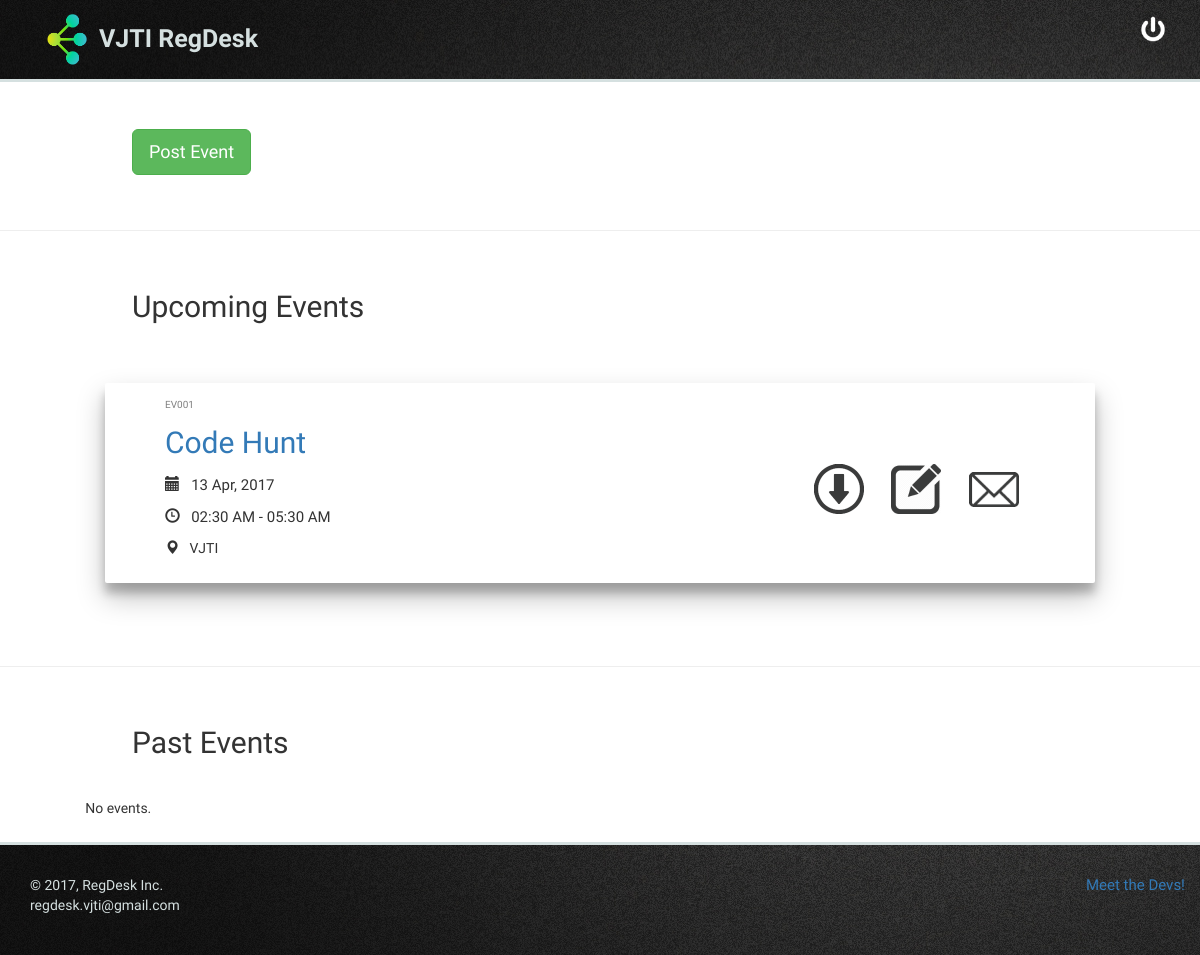
The page /public/manage.php (signed in) on the database as committed earlier.
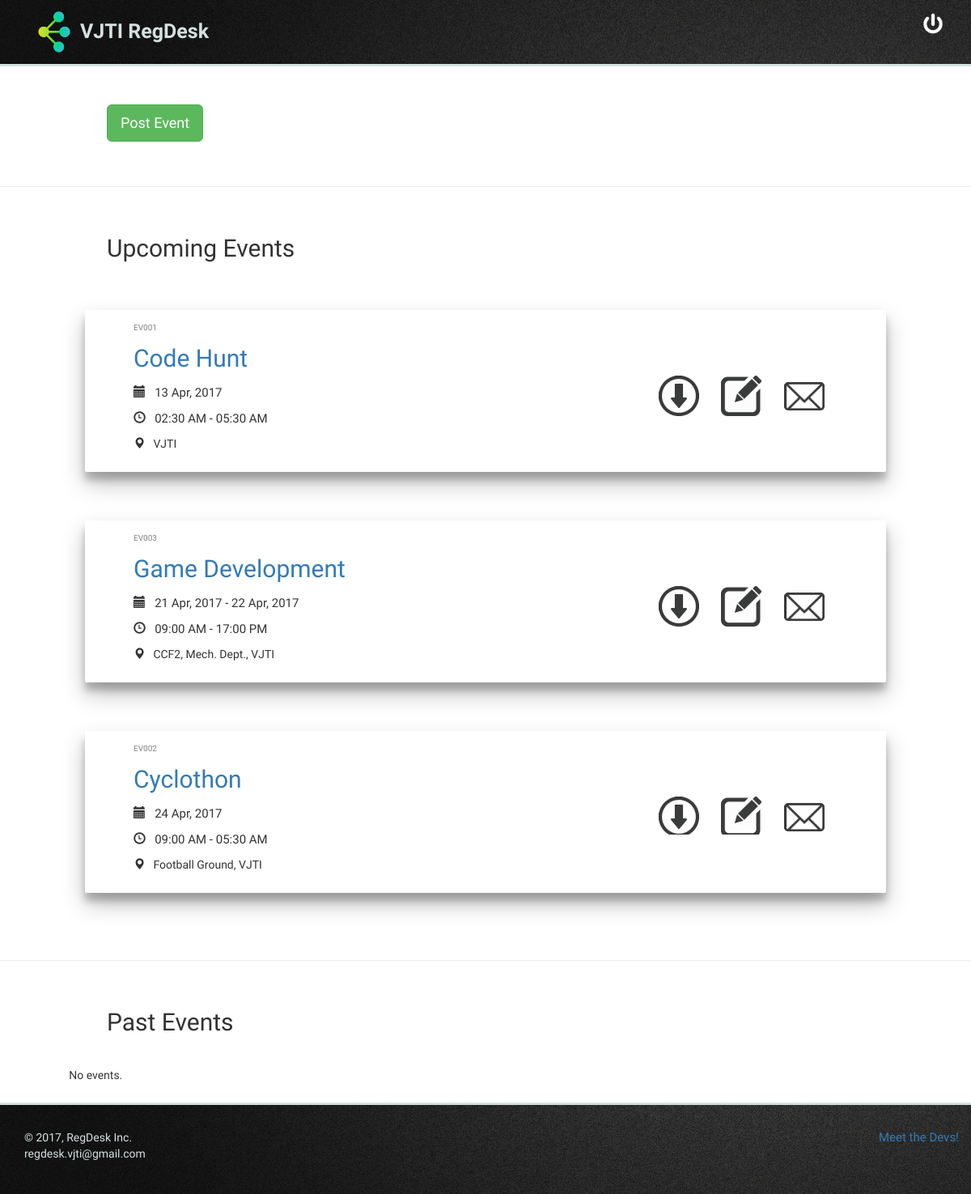
The same page on the database as committed later.
### tables this page shows
CREATE TABLE `events` (
  `event_id` int(11) NOT NULL,
  `event_name` varchar(64) NOT NULL,
  `description` text NOT NULL,
  `start_date` date NOT NULL,
  `start_time` time NOT NULL,
  `end_date` date DEFAULT NULL,
  `end_time` time DEFAULT NULL,
  `venue` varchar(64) NOT NULL,
  `category` tinyint(4) NOT NULL,
  `committee` int(11) NOT NULL,
  `incharge1_name` varchar(50) NOT NULL,
  `incharge1_contact` varchar(10) NOT NULL,
  `incharge2_name` varchar(50) DEFAULT NULL,
  `incharge2_contact` varchar(10) DEFAULT NULL,
  `cost` smallint(6) NOT NULL DEFAULT '0',
  `refreshment` tinyint(1) DEFAULT '0',
  `note` text,
  `manager` int(11) NOT NULL,
  `banner` varchar(5) NOT NULL DEFAULT '.jpg',
  `post_timestamp` timestamp NOT NULL DEFAULT CURRENT_TIMESTAMP
);

### public/manage.php (the view, shortened to what this page needs)
<?php
	require_once(__DIR__ . '/../includes/dbconfig.php');
	require_once(__DIR__ . '/../includes/header.php');
	$up_query = "SELECT event_id, event_name, start_date, end_date, start_time, end_time, venue FROM events WHERE manager = ".$_SESSION['manager_id']." ORDER BY start_date ASC";
	$up_result = mysqli_query($dbc, $up_query);
	$past_query = "SELECT event_id, event_name, start_date, end_date, start_time, end_time, venue FROM archived_events WHERE manager = ".$_SESSION['manager_id']." ORDER BY start_date DESC";
	$past_result = mysqli_query($dbc, $past_query);
?>
<div  class="container-fluid">
<div style="text-align: left;padding-left:10%;padding-top:4%;padding-bottom: 3%;">
<a href="addevent.php"><button class="btn btn-success btn-lg">Post Event</button></a>
</div>
</div>
<hr>
<div class="container-fluid">
<div style="text-align:left;padding-top:3%;padding-left:10%;">
<p style="font-size:30px; font-family: 'Raleway', sans-serif;">Upcoming Events</p>
</div>
<div class="container" id="h">
<?php
	if (mysqli_num_rows($up_result) != 0) {
		while ($event = mysqli_fetch_array($up_result)) {
?>
<div id="a" class="cube">
<div class="row">
<div class="col-sm-7">
<div style="text-align: left;padding-top: 1%;padding-left: 9%;">
<p style="font-size: 10px; color: gray; padding-bottom: 0px;"><?php echo 'EV'.htmlspecialchars(str_pad($event['event_id'], 3, '0', STR_PAD_LEFT)); ?></p>
<a href="event.php?event=<?php echo $event['event_id']; ?>"><p style="font-size:30px;font-family: 'Raleway', sans-serif;"><?php echo $event['event_name']; ?></p></a>
<p style="font-size:15px;"><span class="glyphicon glyphicon-calendar"></span>&nbsp;&nbsp;
<?php
	if (empty($event['end_date']))
		echo htmlspecialchars(date('d M, Y', strtotime($event['start_date'])));
	else
		echo htmlspecialchars(date('d M, Y', strtotime($event['start_date']))).' - '.htmlspecialchars(date('d M, Y', strtotime($event['end_date'])));
?></p>
<p style="font-size:15px;"><span class="glyphicon glyphicon-time"></span>&nbsp;&nbsp;
<?php
	if (empty($event['end_time']))
		echo htmlspecialchars(date('H:i A', strtotime($event['start_time'])));
	else
		echo htmlspecialchars(date('H:i A', strtotime($event['start_time']))).' - '.htmlspecialchars(date('H:i A', strtotime($event['end_time'])));;
?></p>
<p style="font-size:15 px;"><span class="glyphicon glyphicon-map-marker"></span>&nbsp;&nbsp;
<?php
	echo htmlspecialchars($event['venue']);
?></p>
</div>
</div>
<div class="col-sm-1">
</div>
<div class="col-sm-4">
<div style="padding-top:22%;padding-bottom:4%;padding-right:9%;padding-left:9%;">
<a href="../controls/download.php?event=<?php echo $event['event_id']; ?>"><img class="img img-responsive inline-block" width="60" height="60" title="Download registered users' databse" src="../images/download_icon.png"></a>
<a href="editevent.php?event=<?php echo htmlspecialchars($event['event_id']); ?>"><img class="img img-responsive inline-block" width="60" height="60" title="Edit event details" src="../images/edit_icon.png"></a>
<a href="#"><img class="img img-responsive inline-block" width="60" height="60" title="Mail registered users" src="../images/mail_icon.png"></a>
</div>
</div>
</div>
</div>
<br>
<?php
		}
	}
?>
</div>
</div>
<hr>
<div class="container-fluid">
<div style="text-align:left;padding-top:3%;padding-left:10%;">
<p style="font-size:30px; font-family: 'Raleway', sans-serif;">Past Events</p>
</div>
<div class="container" id="h">
<?php
	if (mysqli_num_rows($past_result) != 0) {
		while ($event = mysqli_fetch_array($past_result)) {
?>
<div id="a" class="cube">
<div class="row">
<div class="col-sm-7">
<div style="text-align: left;padding-top: 1%;padding-left: 9%;">
<p style="font-size: 10px; color: gray; padding-bottom: 0px;"><?php echo 'EV'.htmlspecialchars(str_pad($event['event_id'], 3, '0', STR_PAD_LEFT)); ?></p>
<a href="event.php?event=<?php echo $event['event_id']; ?>"><p style="font-size:30px;font-family: 'Raleway', sans-serif;"><?php echo $event['event_name']; ?></p></a>
<p style="font-size:15px;"><span class="glyphicon glyphicon-calendar"></span>&nbsp;&nbsp;
<?php
	if (empty($event['end_date']))
		echo htmlspecialchars(date('d M, Y', strtotime($event['start_date'])));
	else
		echo htmlspecialchars(date('d M, Y', strtotime($event['start_date']))).' - '.htmlspecialchars(date('d M, Y', strtotime($event['end_date'])));
?></p>
<p style="font-size:15px;"><span class="glyphicon glyphicon-time"></span>&nbsp;&nbsp;
<?php
	if (empty($event['end_time']))
		echo htmlspecialchars(date('H:i A', strtotime($event['start_time'])));
	else
		echo htmlspecialchars(date('H:i A', strtotime($event['start_time']))).' - '.htmlspecialchars(date('H:i A', strtotime($event['end_time'])));;
?></p>
<p style="font-size:15 px;"><span class="glyphicon glyphicon-map-marker"></span>&nbsp;&nbsp;
<?php
	echo htmlspecialchars($event['venue']);
?></p>
</div>
</div>
<div class="col-sm-1">
</div>
<div class="col-sm-4">
<div style="padding-top:22%;padding-bottom:4%;padding-right:9%;padding-left:9%;">
<a href="../controls/download.php?event=<?php echo $event['event_id']; ?>"><img class="img img-responsive inline-block" width="60" height="60" title="Download registered users' database" src="../images/download_icon.png"></a>
&nbsp;&nbsp;&nbsp;
<a href="#"><img class="img img-responsive inline-block" width="60" height="60" title="Mail registered users" src="../images/mail_icon.png"></a>
</div>
</div>
</div>
</div>
<br>
<?php
		}
	}
	else
		echo "No events.";
?>
</div>
</div>
<?php
	require_once(__DIR__ . '/../includes/footer.php');
?>

### includes/header.php (shortened to what this page needs)
<!DOCTYPE html>
<html>
<head>
	<link rel="stylesheet" href="http://maxcdn.bootstrapcdn.com/bootstrap/3.3.6/css/bootstrap.min.css">
	<?php
		if (basename($_SERVER['PHP_SELF']) == 'index.php') {
			echo '<link rel = "stylesheet" type = "text/css" href="css/index.css">';
		}
		else if (basename($_SERVER['PHP_SELF']) == 'dashboard.php') {
			echo '<link rel = "stylesheet" type = "text/css" href = "../css/dashboard.css">';
		}
		else if (basename($_SERVER['PHP_SELF']) == 'manage.php' || basename($_SERVER['PHP_SELF']) == 'myevents.php') {
			echo '<link rel = "stylesheet" type = "text/css" href = "../css/manageevents.css">';
		}
	?>
</head>
<body>
	<?php
	if (basename($_SERVER['PHP_SELF']) != 'index.php') {
?>
		<header style="background-image: url('../images/background.jpg'); border-bottom: 3px solid rgb(213,224,224);">
			<div class="row" style="padding-top:1.2%;padding-bottom:1.2%;">
				<div class="span4" style="padding-left:5%;">
					<a href="../index.php">
						<img style="float:left;padding-left:0%;padding-top:0%;" src="../images/logo.png" class="img-responsive" alt="VJTI RegDesk"
						    width="40" height="40">
					</a>
					<div style="padding-right:4%; vertical-align: middle;">
						<?php if (isset($_SESSION['user_id'])) { ?>
						<a href="../controls/logout.php"><img style="float:right; vertical-align: middle;" src="../images/logout.png" class="img-responsive" title="Logout"
							    alt="Logout" width="30" height="30"></a>
						<?php } ?>
					</div>
					<div style="font-size:25px;color:rgb(213,224,224);font-weight:bold;padding-top:0.6%">&nbsp;&nbsp;<a href="../index.php" style="text-decoration:none;color:rgb(213,224,224);">VJTI RegDesk</a></div>
				</div>
			</div>
		</header>
		<?php
	}
?>

### includes/footer.php (shortened to what this page needs)
<footer class="footer" style="background-image:url('<?php if (basename($_SERVER['PHP_SELF']) == 'index.php') echo 'images/background.jpg'; else echo '../images/background.jpg'; ?>'); background-repeat: repeat; background-position: left bottom; background-attachment: fixed;width:100% padding: 0px; border-top: 3px solid rgb(213,224,224);">
	<div class="container-fluid" style="padding: 0px;">
		<div class="row" style="">
			<div class="col-sm-4 text-left">
				<p style="color:rgb(213,224,224); padding: 30px; vertical-align: center;">
					&copy;
					<?php echo date('Y'); ?>, RegDesk Inc.
					<br>
					<?php echo USER; ?>
				</p>
			</div>
			<div class="col-sm-4">
			</div>
			<p class="col-sm-4 text-right" style="padding: 30px; vertical-align: center; font-size: 15px;">
				<a href="<?php if (basename($_SERVER['PHP_SELF']) == 'index.php') echo 'public/developers.php'; else echo 'developers.php'; ?>">Meet the Devs!</a>
		</div>
	</div>
</footer>
</body>
</html>

### css/manageevents.css (style rules this page uses)
#a.cube { box-shadow: 0 14px 28px rgba(0,0,0,0.25), 0 10px 10px rgba(0,0,0,0.22); background: #fff; border-radius: 2px; margin: 20px; padding: 10px; min-width: 200px; min-height: 200px; }
#h.container { padding-top: 2%; padding-right: 6%; padding-left: 6%; padding-bottom: 2%; }
.inline-block { display: inline-block; padding-right: 2%; padding-left: 2%; padding-bottom:2%; padding-top:2%; }

### includes/header.php (style rules this page uses)
body { font-family: 'PT Sans', sans-serif; padding-bottom: 0px; padding-right: 0px; }

Rows that differ between the two databases and show on the page:
added events: event_id "003", event_name "Game Development", start_date "21 Apr, 2017", end_date "22 Apr, 2017", start_time "09:00 AM", end_time "17:00 PM", venue "CCF2, Mech. Dept., VJTI"
added events: event_id "002", event_name "Cyclothon", start_date "24 Apr, 2017", start_time "09:00 AM", end_time "05:30 AM", venue "Football Ground, VJTI"
